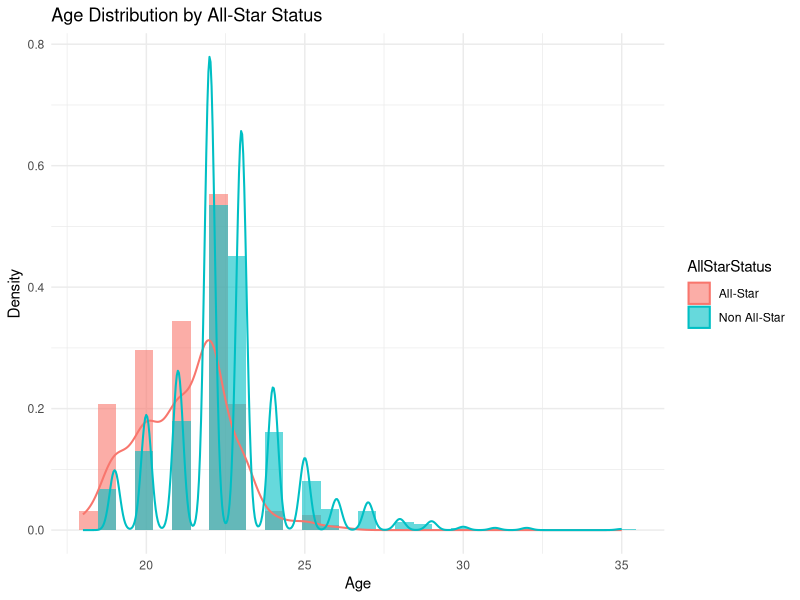
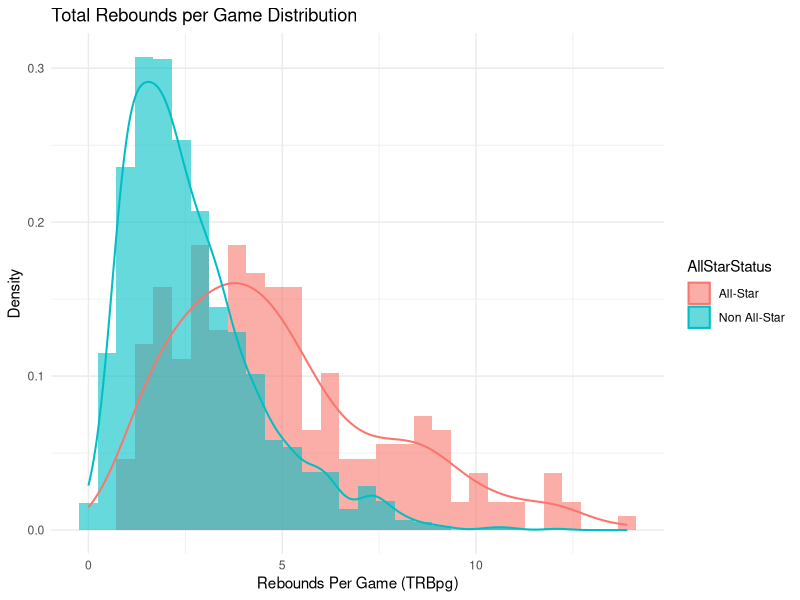
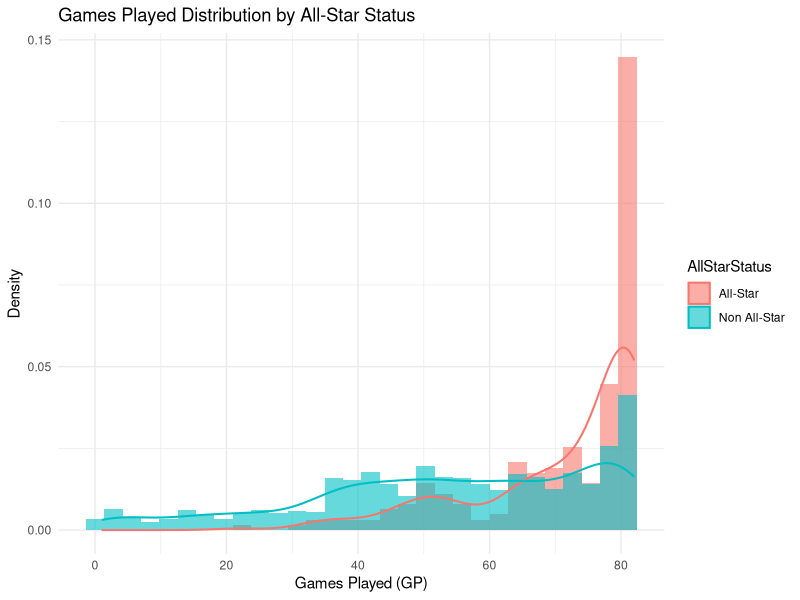
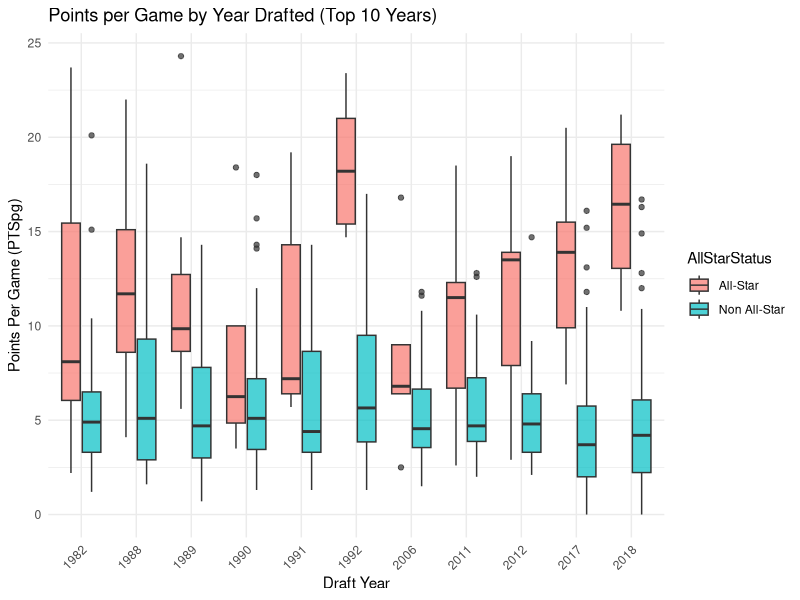
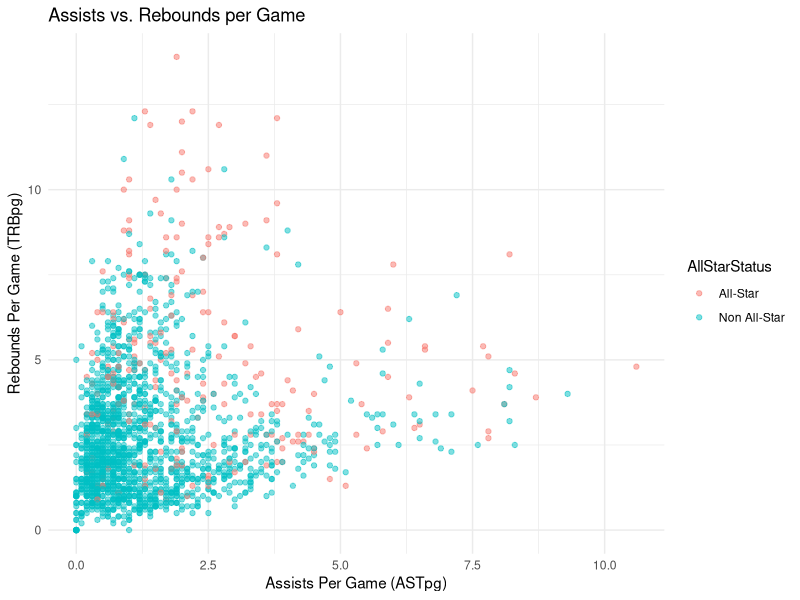
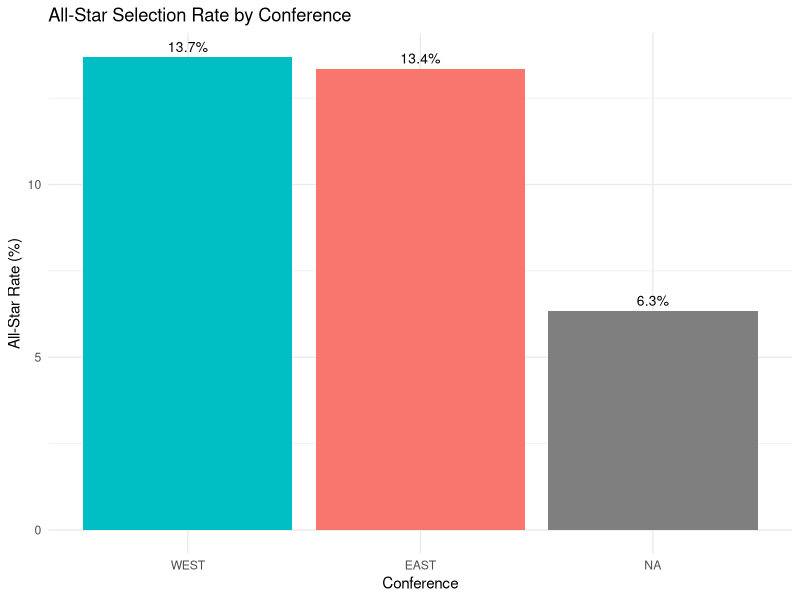

These charts were generated, in order, by the following R code:
library(tidyverse)
library(patchwork)

nba_data <- read_csv("nba_rookie_data_cleaned.csv")

nba_data <- nba_data %>%
  mutate(AllStarStatus = ifelse(was_all_star == 1, "All-Star", "Non All-Star"))

numeric_cols <- c(
  "MPpg", "PTSpg", "FGpg", "FG%", "3P%", "FT%",
  "ORBpg", "DRBpg", "TRBpg", "ASTpg", "STLpg", "BLKpg", "TOVpg"
)

summary_stats <- nba_data %>%
  group_by(AllStarStatus) %>%
  summarise(
    across(
      all_of(numeric_cols),
      list(mean = mean, median = median, min = min, max = max, sd = sd),
      na.rm = TRUE
    ),
    .groups = "drop"
  )

print("Summary Statistics by All-Star Status:")
print(summary_stats)

plot_age_dist <- ggplot(nba_data, aes(x = Age, fill = AllStarStatus)) +
  geom_histogram(aes(y = after_stat(density)), alpha = 0.6, bins = 30, position = "identity") +
  geom_density(aes(color = AllStarStatus), fill = NA, linewidth = 0.7) +
  labs(
    title = "Age Distribution by All-Star Status",
    x = "Age",
    y = "Density"
  ) +
  theme_minimal()
print(plot_age_dist)

plot_trb_dist <- ggplot(nba_data, aes(x = TRBpg, fill = AllStarStatus)) +
  geom_histogram(aes(y = after_stat(density)), alpha = 0.6, bins = 30, position = "identity") +
  geom_density(aes(color = AllStarStatus), fill = NA, linewidth = 0.7) +
  labs(
    title = "Total Rebounds per Game Distribution",
    x = "Rebounds Per Game (TRBpg)",
    y = "Density"
  ) +
  theme_minimal()
print(plot_trb_dist)

plot_gp_dist <- ggplot(nba_data, aes(x = GP, fill = AllStarStatus)) +
  geom_histogram(aes(y = after_stat(density)), alpha = 0.6, bins = 30, position = "identity") +
  geom_density(aes(color = AllStarStatus), fill = NA, linewidth = 0.7) +
  labs(
    title = "Games Played Distribution by All-Star Status",
    x = "Games Played (GP)",
    y = "Density"
  ) +
  theme_minimal()
print(plot_gp_dist)


top_years <- nba_data %>%
  count(`Year Drafted`, name = "PlayerCount") %>%
  slice_max(order_by = PlayerCount, n = 10) %>% 
  pull(`Year Drafted`)

plot_pts_by_year <- nba_data %>%
  filter(`Year Drafted` %in% top_years) %>%
  ggplot(aes(x = factor(`Year Drafted`), y = PTSpg, fill = AllStarStatus)) +
  geom_boxplot(alpha = 0.7) +
  labs(
    title = "Points per Game by Year Drafted (Top 10 Years)",
    x = "Draft Year",
    y = "Points Per Game (PTSpg)"
  ) +
  theme_minimal() +
  theme(axis.text.x = element_text(angle = 45, hjust = 1))
print(plot_pts_by_year)


plot_ast_vs_trb <- ggplot(nba_data, aes(x = ASTpg, y = TRBpg, color = AllStarStatus)) +
  geom_point(alpha = 0.5, size = 1.5) +
  labs(
    title = "Assists vs. Rebounds per Game",
    x = "Assists Per Game (ASTpg)",
    y = "Rebounds Per Game (TRBpg)"
  ) +
  theme_minimal()
print(plot_ast_vs_trb)


conf_stats <- nba_data %>%
  group_by(Conf, AllStarStatus) %>%
  summarise(Count = n(), .groups = "drop") %>%
  pivot_wider(
    names_from = AllStarStatus,
    values_from = Count,
    values_fill = 0
  ) %>%
  mutate(
    TotalPlayers = `All-Star` + `Non All-Star`,
    `All-Star Rate (%)` = (`All-Star` / TotalPlayers) * 100
  ) %>%
  filter(TotalPlayers > 0)

plot_allstar_rate_conf <- ggplot(conf_stats, aes(x = reorder(Conf, -`All-Star Rate (%)`), y = `All-Star Rate (%)`, fill = Conf)) +
  geom_col(show.legend = FALSE) +
  geom_text(aes(label = sprintf("%.1f%%", `All-Star Rate (%)`)), vjust = -0.5, size = 3.5) +
  labs(
    title = "All-Star Selection Rate by Conference",
    x = "Conference",
    y = "All-Star Rate (%)"
  ) +
  theme_minimal()
print(plot_allstar_rate_conf)